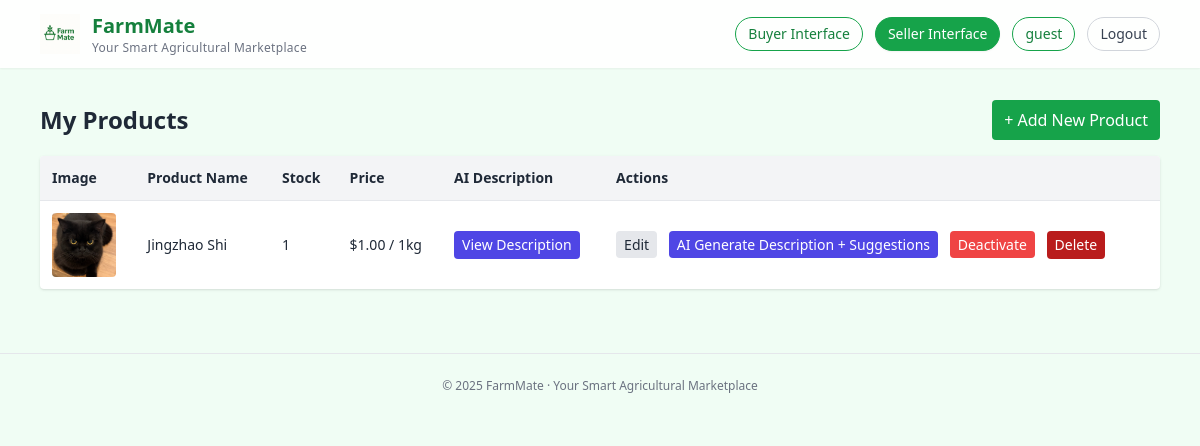
The app's page /seller/ (signed in), older data.
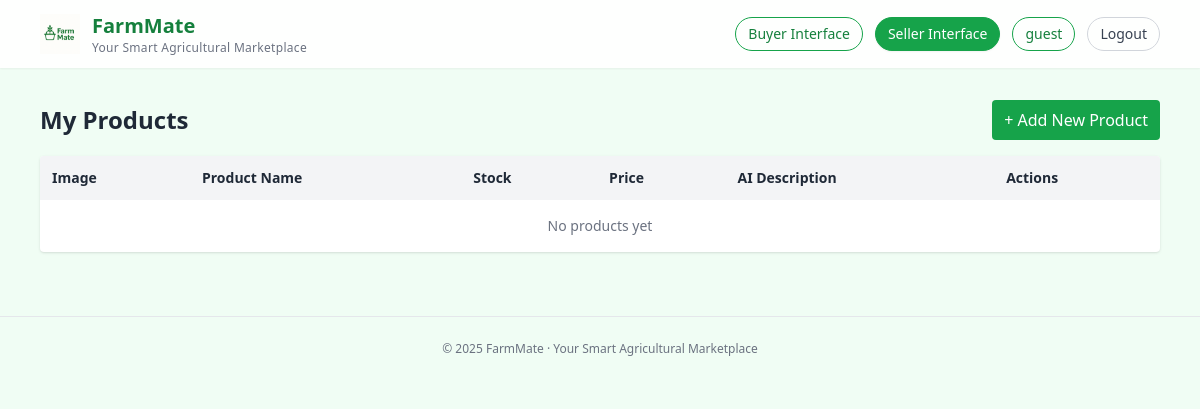
The same page, newer data.
### products/models.py (models this page shows, shortened)
class Product(models.Model):
    supplier = models.ForeignKey(SupplierProfile, on_delete=models.CASCADE, related_name="products")
    name = models.CharField(max_length=200)
    category = models.CharField(max_length=100, blank=True)
    unit = models.CharField(max_length=50, default="kg")
    stock = models.PositiveIntegerField(default=0)
    base_price = models.DecimalField(max_digits=10, decimal_places=2, default=0)
    ai_description_en = models.TextField(blank=True)
    ai_description_zh = models.TextField(blank=True)
    created_at = models.DateTimeField(auto_now_add=True)
    image = models.ImageField(upload_to="products/", blank=True, null=True)
    is_active = models.BooleanField(default=True, verbose_name="Active (listed)")
    purchase_link = models.URLField(blank=True, null=True, verbose_name="Purchase Link")
    class Meta:
        verbose_name = "Product"
        verbose_name_plural = "Products"
        ordering = ["-created_at", "id"]
        indexes = [
            models.Index(fields=["supplier"]),
            models.Index(fields=["name"]),
            models.Index(fields=["category"]),
            models.Index(fields=["is_active"]),
        ]

### products/views.py (the view)
# urls.py: path('seller/', seller_dashboard, name='seller-dashboard'),
@login_required
def seller_dashboard(request):
    if not request.user.is_seller():
        return render(request, "errors/forbidden.html", status=403)
    sp, _ = SupplierProfile.objects.get_or_create(user=request.user)
    products = Product.objects.filter(supplier=sp).order_by("-created_at")
    return render(request, "seller/dashboard.html", {"products": products})

### accounts/models.py (called while the page is built)
    def is_seller(self) -> bool:
        return self.role == self.Role.SELLER

### templates/seller/dashboard.html (shortened to what this page needs)
{% extends "_base.html" %}
{% block content %}
<div class="flex justify-between items-center mb-4">
  <h2 class="text-2xl font-semibold">My Products</h2>
  <a href="/seller/products/new/" class="px-3 py-2 bg-green-600 text-white rounded hover:bg-green-700">
    + Add New Product
  </a>
</div>
<div class="overflow-x-auto bg-white rounded shadow">
  <table class="min-w-full text-sm">
    <thead class="bg-gray-100">
      <tr>
        <th class="p-3 text-left">Image</th>
        <th class="p-3 text-left">Product Name</th>
        <th class="p-3 text-left">Stock</th>
        <th class="p-3 text-left">Price</th>
        <th class="p-3 text-left">AI Description</th>
        <th class="p-3 text-left">Actions</th>
      </tr>
    </thead>
    <tbody>
    {% for p in products %}
      <tr class="border-t">
        <td class="p-3">
          {% if p.image %}
            <img src="{{ p.image.url }}" class="w-16 h-16 object-cover rounded" alt="{{ p.name }}">
          {% endif %}
        </td>
        <td class="p-3 font-medium">{{ p.name }}</td>
        <td class="p-3">{{ p.stock }}</td>
        <td class="p-3">${{ p.base_price }} / {{ p.unit }}</td>
        <td class="p-3">
          <button
            type="button"
            class="px-2 py-1 rounded bg-indigo-600 text-white hover:bg-indigo-700"
            data-name="{{ p.name|escape }}"
            data-en="{{ p.ai_description_en|default:'(Not generated)'|escape }}"
            data-zh="{{ p.ai_description_zh|default:'(Not generated)'|escape }}"
            onclick="openDescModal(this)"
          >
            View Description
          </button>
        </td>
        <td class="p-3 space-x-2">
          <a class="px-2 py-1 bg-gray-200 rounded hover:bg-gray-300" href="/seller/products/{{ p.id }}/edit/">Edit</a>
          <a class="px-2 py-1 bg-indigo-600 text-white rounded hover:bg-indigo-700" href="/seller/products/{{ p.id }}/gen-desc/">AI Generate Description + Suggestions</a>
          {% if p.is_active %}
            <a class="px-2 py-1 bg-red-500 text-white rounded hover:bg-red-600" href="/seller/products/{{ p.id }}/toggle/">Deactivate</a>
          {% else %}
            <a class="px-2 py-1 bg-green-500 text-white rounded hover:bg-green-600" href="/seller/products/{{ p.id }}/toggle/">Activate</a>
          {% endif %}
          <form method="post" action="/seller/products/{{ p.id }}/delete/" style="display:inline;" onsubmit="return confirm('Are you sure you want to delete this product?');">
            <button type="submit" class="px-2 py-1 bg-red-700 text-white rounded hover:bg-red-800">Delete</button>
          </form>
        </td>
      </tr>
    {% empty %}
      <tr><td class="p-4 text-center text-gray-500" colspan="6">No products yet</td></tr>
    {% endfor %}
    </tbody>
  </table>
</div>
{% endblock %}

Row changes from the older to the newer data that the page shows:
removed Product: image (picture), name "Jingzhao Shi", stock "1", base_price "1.00", unit "1kg"
Text that changed along with them:
text now shown: "No products yet"
